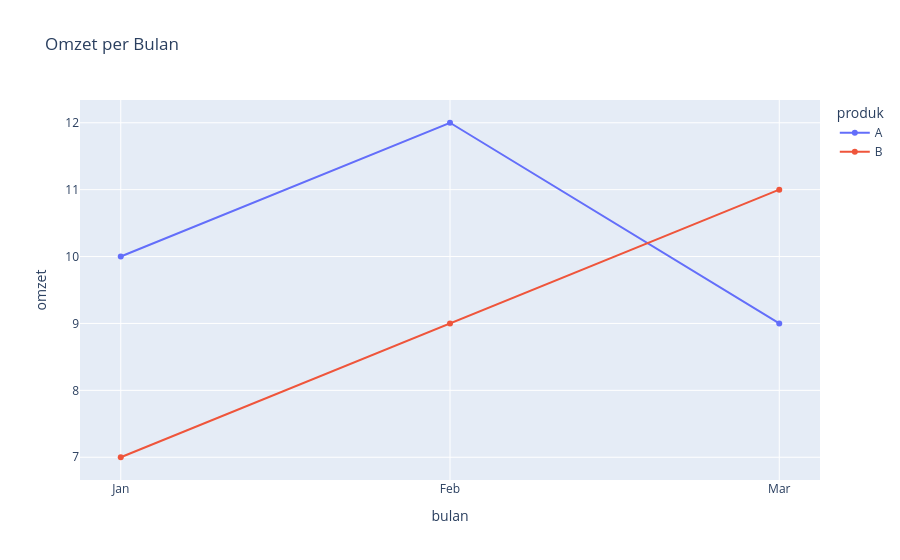

The cell this chart's notebook holds for it:
### Markdown cell above
### `px.line` dengan `color=`: banyak garis sekaligus

`color="produk"` otomatis membuat satu garis per isi kolom `produk`, lengkap dengan legend.

### Code cell
omzet_df = pd.DataFrame({
    "bulan": ["Jan", "Feb", "Mar"] * 2,
    "produk": ["A"] * 3 + ["B"] * 3,
    "omzet": [10, 12, 9, 7, 9, 11],
})

fig = px.line(omzet_df, x="bulan", y="omzet", color="produk", markers=True,
              title="Omzet per Bulan")
fig.show()

### Figure 1 — Plotly figure (JSON) as saved in the notebook; plotly's stock layout.template omitted (floating-point values rounded to 4 significant figures)
{"data": [{"hovertemplate": "produk=A<br>bulan=%{x}<br>omzet=%{y}<extra></extra>", "legendgroup": "A", "line": {"color": "#636efa", "dash": "solid"}, "marker": {"symbol": "circle"}, "mode": "lines+markers", "name": "A", "orientation": "v", "showlegend": true, "type": "scatter", "x": ["Jan", "Feb", "Mar"], "xaxis": "x", "y": [10, 12, 9], "yaxis": "y"}, {"hovertemplate": "produk=B<br>bulan=%{x}<br>omzet=%{y}<extra></extra>", "legendgroup": "B", "line": {"color": "#EF553B", "dash": "solid"}, "marker": {"symbol": "circle"}, "mode": "lines+markers", "name": "B", "orientation": "v", "showlegend": true, "type": "scatter", "x": ["Jan", "Feb", "Mar"], "xaxis": "x", "y": [7, 9, 11], "yaxis": "y"}], "layout": {"legend": {"title": {"text": "produk"}, "tracegroupgap": 0}, "title": {"text": "Omzet per Bulan"}, "xaxis": {"anchor": "y", "domain": [0, 1], "title": {"text": "bulan"}}, "yaxis": {"anchor": "x", "domain": [0, 1], "title": {"text": "omzet"}}}}
